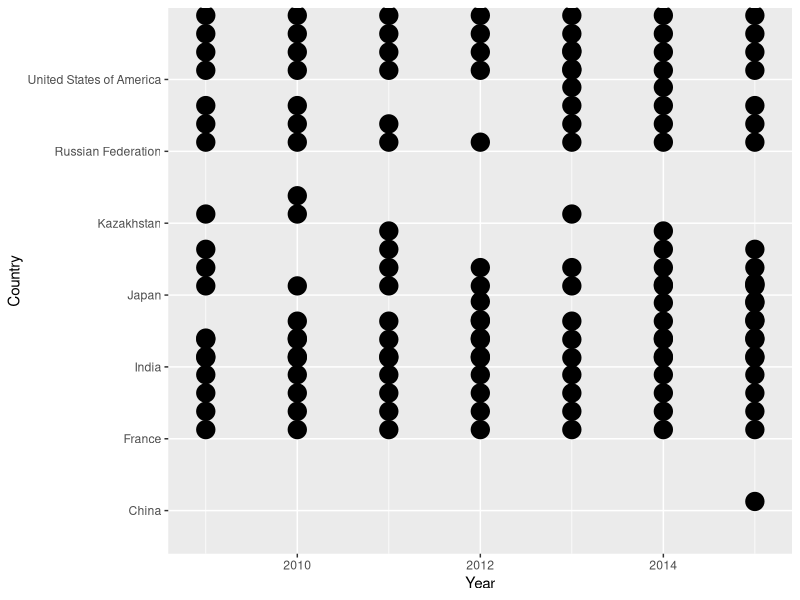
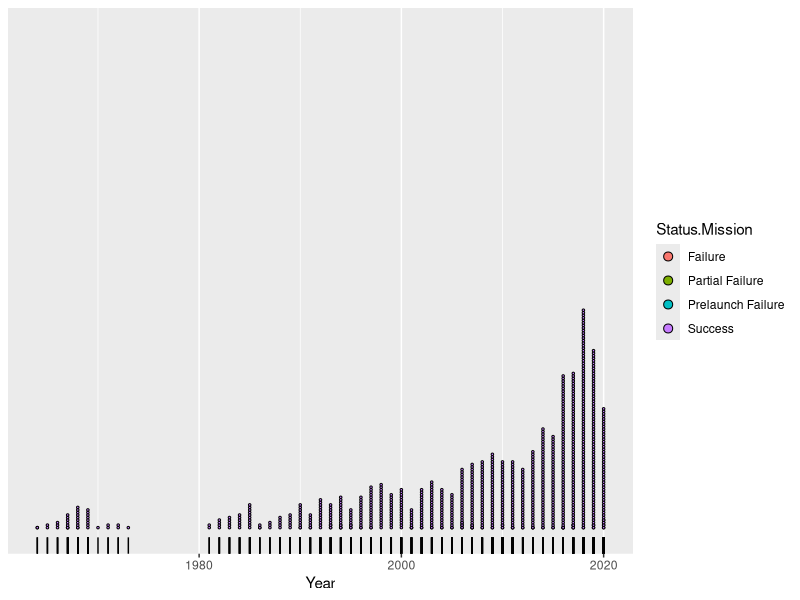

These charts were generated, in order, by the following R code:
# This is just a scratch file to play around with charts before
# adding them to the app

library(dplyr)
library(ggplot2)

df <- read.csv("rockets.csv")

countries <- unique(df$Country)
statuses <- unique(df$Status.Mission)
companies <- unique(df$Company.Name)

ggplot(df %>% filter(Year >= 2009 & Year <= 2015), aes(x=Year, y=Country)) +
  geom_dotplot()


ggplot(df, aes(x=Year, fill=Status.Mission)) +
  geom_dotplot(binwidth = .25) +
  geom_rug() +
  scale_y_continuous(breaks = NULL) +
  theme(axis.title.y = element_blank())
